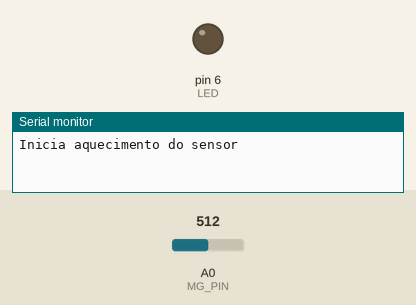
Recording of a sketch running on a simulated Arduino Uno, built with avr-gcc and run on an emulated ATmega328P. Parts: output pins drawn as LEDs (lit = HIGH), the last lines printed to the serial monitor. Inputs (shaded band) come from the test bench; at power-on: A0 (MG_PIN) = 512. Pins used as bus, display or sensor lines are not drawn.

Above: at 0.1 s.
At 105.0 s:
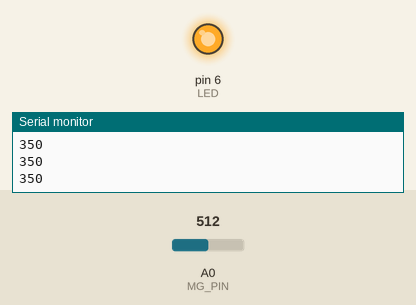
Timing chart, 0 to 106.5 s (numbered marks = the images above):
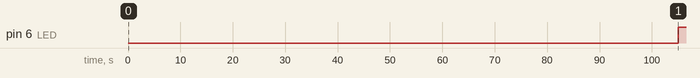

Measured:
- by itself, pin 6 (LED): LOW → HIGH at 105 s

The sketch:

HELLOWORLD_CO2_FSM.ino
```cpp
#include <SoftwareSerial.h>
#include <TinyRS485.h>
#include <TinyModbus.h>
#include "SEN0159.h"
#include <EEPROM.h> // Utilizado no futuro para guardar novo ID do slave e parâmetros dos sensores...


// Termos associados à medição do CO2
// MG_PIN - Sensor de CO2 ligado à porta A/D A0
//#define CO2Vcc                PD7        // Fonte de alimentação para o sensor de CO2 (Ativa baixa).
//#define CO2MeasurementUpdate  1*3600000  // Período de amostragem para a medição do CO2 (em horas convertidas para millisegundos)
//#define CO2HeatingTime        5*60000    // Tempo necessário para pré-aquecer o sensor
//#define CO2TimeBetweenSamples 1*1000     // Tempo utilizado entre amostras consecutivas do CO2 (filtragem)
//#define CO2FilterLenght       1*60       // Numero de amostras necessárias para filtro de média
//#define LED                   PD6        // LED ligado ao pino 12 do ATMEGA328 (PD6) (ativa-baixa)

// Para testes    |------|---|---|------|------|------|
// tempo (min)    0      1  1.5  2      3      4      5
// Duty cycle 1.5/5 = 30%

#define CO2Vcc                PD7        // Fonte de alimentação para o sensor de CO2 (Ativa baixa).
#define CO2MeasurementUpdate  300000     // Período de amostragem para a medição do CO2 (5 minutos)
#define CO2HeatingTime        60000      // Tempo necessário para pré-aquecer o sensor  (1 minuto)
#define CO2TimeBetweenSamples 500        // Tempo utilizado entre amostras consecutivas (1/2 segundo)
#define CO2FilterLenght       1*60       // Numero de amostras necessárias para filtro de média
#define LED                   PD6        // LED ligado ao pino 12 do ATMEGA328 (PD6) (ativa-baixa)


//
uint16_t REGS[3] = {0, 0, 0}; // Registo associado às observações
//
unsigned long myTime;
unsigned long LastCO2Measurement = 0; // Retem o tempo em que foi realizada a última medição do CO2
unsigned long LastHeaterTime = 0;     // Retem o tempo para aquecimento do sensor
unsigned long LastCO2Sampling = 0;    // Retem o tempo em que foi realizada a última amostragem do CO2
int CO2SampleCounter = 0;             // Contador para manter registo das amostras adquiridas.
float CO2filtrado = 0.0;                   // Retém valor relativo à soma das amostras do CO2
uint16_t CO2SUM[CO2FilterLenght];
int i = 0; // Índice genérico usado em ciclos FOR


// ------------------------------------------------------------------------------------------------------------------
// MÁQUINA DE ESTADOS PRINCIPAL
// ------------------------------------------------------------------------------------------------------------------
enum co2sensorstate {
  CO2CHKTIME, // Verifica se é altura para iniciar novo sequencia de amostragem
  CO2HEAT_ON, // Liga sensor para iniciar processo de aquecimento
  CO2HEAT_OF, // Desliga sensor
  CO2HEAT_OK, // Tempo de aquecimento completo
  CO2SAMPLER, // Adquire nova amostra
  CO2SAMPINI, // Inicia processo de amostragem
  CO2AUPDATE, // Atualiza registos e variáveis de estado
  CO2SPERROR  // Erro na amostragem
} co2estado = CO2HEAT_ON;


// ------------------------------------------------------------------------------------------------------------------
// void setup(void)
// ------------------------------------------------------------------------------------------------------------------
void setup()
{
  Serial.begin(115200);
  pinMode(LED, OUTPUT);        // LED para debug ou sinalização
  pinMode(CO2Vcc, OUTPUT);     // Estabelece porto para controlo de CO2Vcc
  digitalWrite(CO2Vcc, HIGH);  // Desliga fonte de alimentação do sensor de CO2
  digitalWrite(LED, HIGH);  // Desliga fonte de alimentação do sensor de CO2
  LastCO2Sampling = millis();  // Atualiza timetag
}

// ------------------------------------------------------------------------------------------------------------------
// void loop(void)
// ------------------------------------------------------------------------------------------------------------------
void loop()
{
  // ...................................................................................................
  // Máquina de estados
  // ...................................................................................................
  switch (co2estado)
  {
    // .................................................................................................
    case CO2CHKTIME:
      if ((millis() - LastCO2Measurement) >= CO2MeasurementUpdate) {
        LastCO2Measurement = millis();
        co2estado = CO2HEAT_ON;
      }
      break;
    // .................................................................................................
    case CO2HEAT_ON:
      Serial.println("Inicia aquecimento do sensor");
      digitalWrite(CO2Vcc, LOW);   // Liga fonte de alimentação do sensor de CO2
      digitalWrite(LED, LOW);      // Liga LED
      LastHeaterTime = millis();
      co2estado = CO2HEAT_OK;
      break;
    // .................................................................................................
    case CO2HEAT_OK:
      if ((millis() - LastHeaterTime) >= CO2HeatingTime) {
        Serial.println("Aquecimento finalizado... amostrando");
        //CO2SUM = 0.0;
        LastCO2Sampling = millis();
        co2estado = CO2SAMPINI;
      }
      break;
    // .................................................................................................
    case CO2SAMPINI:
      if (CO2SampleCounter < CO2FilterLenght) { // Ainda não foram obtidas todas as amostras necessárias...
        if ((millis() - LastCO2Sampling) >= CO2TimeBetweenSamples) {
          CO2SUM[CO2SampleCounter]= (uint16_t) CO2ppm(MG_PIN, CO2Curve);
          CO2SampleCounter++;
          LastCO2Sampling = millis();
        }
      }
      else { // Já estão todas as amostras adquiridas...
        Serial.print("Numero de amostras = ");
        Serial.println(CO2SampleCounter);
        CO2SampleCounter = 0;   // Reinicia contador de amostras
        co2estado = CO2HEAT_OF; // Manda desligar o sensor
      }
      break;
    // .................................................................................................
    case CO2HEAT_OF:
      Serial.println("Desliga sensor");
      digitalWrite(CO2Vcc, HIGH);   // Desliga fonte de alimentação do sensor de CO2
      digitalWrite(LED, HIGH);      // Desliga LED
      co2estado = CO2AUPDATE;
      break;
    // .................................................................................................
    case CO2AUPDATE:
      //REGS[0] = (uint16_t)(CO2SUM / (float)CO2FilterLenght); // Coloca valor no registo
      //Serial.print("CO2 (ppm) = ");
      //Serial.println(REGS[0]);
       CO2filtrado=0.0;
      for (int i=0;i<CO2FilterLenght;i++){
        Serial.println(CO2SUM[i]);
        CO2filtrado+=float(CO2SUM[i]);
      }
      Serial.print ("Valor Filtrado = ");
      Serial.println(CO2filtrado/((float)CO2FilterLenght));
      co2estado = CO2CHKTIME;
      break;
    // .................................................................................................
    case CO2SPERROR:

      break;
  }
}
```

SEN0159.h
```cpp
// ------------------------------------------------------------------------------------------------------------------
// Aliases
// ------------------------------------------------------------------------------------------------------------------
#define         MG_PIN                       (A0)    //define which analog input channel you are going to use
#define         BOOL_PIN                     (2)
#define         DC_GAIN                      (8.5)   //define the DC gain of amplifier
#define         READ_SAMPLE_INTERVAL         (50)    //define how many samples you are going to take in normal operation
#define         READ_SAMPLE_TIMES            (5)     //define the time interval(in milisecond) between each samples in
#define         ZERO_POINT_VOLTAGE           (0.220) //define the output of the sensor in volts when the concentration of CO2 is 400PPM
#define         REACTION_VOLTGAE             (0.030) //define the voltage drop of the sensor when move the sensor from air into 1000ppm CO2
// ------------------------------------------------------------------------------------------------------------------
// Variáveis
// ------------------------------------------------------------------------------------------------------------------
float           CO2Curve[3]  =  {2.602,ZERO_POINT_VOLTAGE,(REACTION_VOLTGAE/(2.602-3))};
                                                     //two points are taken from the curve.
                                                     //with these two points, a line is formed which is
                                                     //"approximately equivalent" to the original curve.
                                                     //data format:{ x, y, slope}; point1: (lg400, 0.324), point2: (lg4000, 0.280)
                                                     //slope = ( reaction voltage ) / (log400 –log1000)
// ------------------------------------------------------------------------------------------------------------------
// Protótipos
// ------------------------------------------------------------------------------------------------------------------
float MGRead(int);
int   MGGetPercentage(float , float*);
int   CO2ppm(int,float*);
```

SEN0159.ino
```cpp
/*****************************  CO2ppm *********************************************
Input:   mg_pin   - analog channel
		 CO2Curve - pointer to the curve of the target gas
Output:  CO2 concentration
************************************************************************************/
int CO2ppm(int MG_PIN,float *CO2Curve)
{
    float volts;
    volts = MGRead(MG_PIN);
    return(MGGetPercentage(volts,CO2Curve));
}

/*****************************  MGRead *********************************************
Input:   mg_pin - analog channel
Output:  output of SEN-000007
Remarks: This function reads the output of SEN-000007
************************************************************************************/
float MGRead(int mg_pin)
{
    int i;
    float v=0;

    for (i=0;i<READ_SAMPLE_TIMES;i++) {
        v += analogRead(mg_pin);
        delay(READ_SAMPLE_INTERVAL);
    }
    v = (v/READ_SAMPLE_TIMES) *5/1024 ;
    return v;
}

/*****************************  MQGetPercentage **********************************
Input:   volts   - SEN-000007 output measured in volts
         pcurve  - pointer to the curve of the target gas
Output:  ppm of the target gas
Remarks: By using the slope and a point of the line. The x(logarithmic value of ppm)
         of the line could be derived if y(MG-811 output) is provided. As it is a
         logarithmic coordinate, power of 10 is used to convert the result to non-logarithmic
         value.
************************************************************************************/
int  MGGetPercentage(float volts, float *pcurve)
{
   if ((volts/DC_GAIN )>=ZERO_POINT_VOLTAGE) {
      return 350;
   } else {
      return pow(10, ((volts/DC_GAIN)-pcurve[1])/pcurve[2]+pcurve[0]);
   }
}
```
